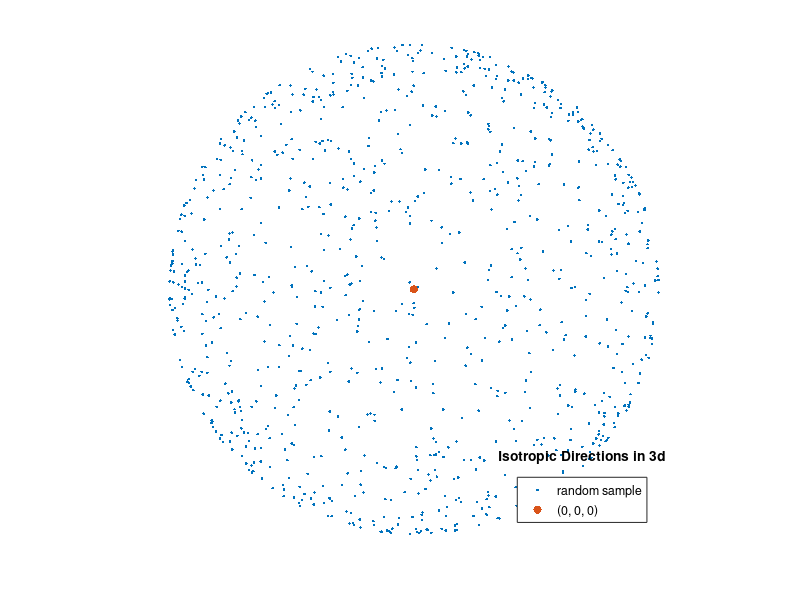

MATLAB code to generate this figure:
%% Generation of Sample of Isotropic Directions in 3d
%%

close all
clear variables
clc


%% Parameters

% sample size
n = 1e3;
% flag to run animation
run_animation = false;


%% Generation
% The aim is to generate isotroic directions in 3d which correcpond to
% the uniformly distributed points $(x, y, z)$ on a unit sphere.
% Used transformations for dimensions:
% $x = \sqrt{1 - \mu^2}\,\sin(\varphi)$,
% $y = \sqrt{1 - \mu^2}\,\cos(\varphi)$,
% $z = \mu$,
% where $\mu\sim\mathcal{U}(-1, 1)$ and $\varphi\sim\mathcal{U}(0, 2\,\pi)$.
%
% Note that standard spherical transformation does not produce uniformly
% distributed sample.

% generate from U(-1, 1)
r_mu = rand(n, 1) * 2 - 1;
% generate from U(0, 2*pi)
r_phi = rand(n, 1) * 2*pi;

% compute common multiple
common_mult = sqrt(1 - r_mu.^2);
% compute coordinates
x = common_mult .* sin(r_phi);
y = common_mult .* cos(r_phi);
z = r_mu;


%% Visualisation

hf = figure("Name", "isotropic_in_3d",...
    "Color", "white");
hold on

% draw random points
scatter3(x, y, z, ". black",...
    "DisplayName", "random sample")
% draw point (0, 0, 0) for orientation
scatter3(0, 0, 0, "filled", "red",...
    "DisplayName", "(0, 0, 0)")

% remove axis to look better in 3d
axis vis3d off

% add legend with title
hl = legend("Location", "southeast");
title(hl, "Isotropic Directions in 3d")

% run animation while figure window is open
angl = 1;
while isgraphics(hf) && run_animation
    view(angl, 90 - abs(angl - 180))
    angl = mod(angl + 1, 360);
    drawnow
end
